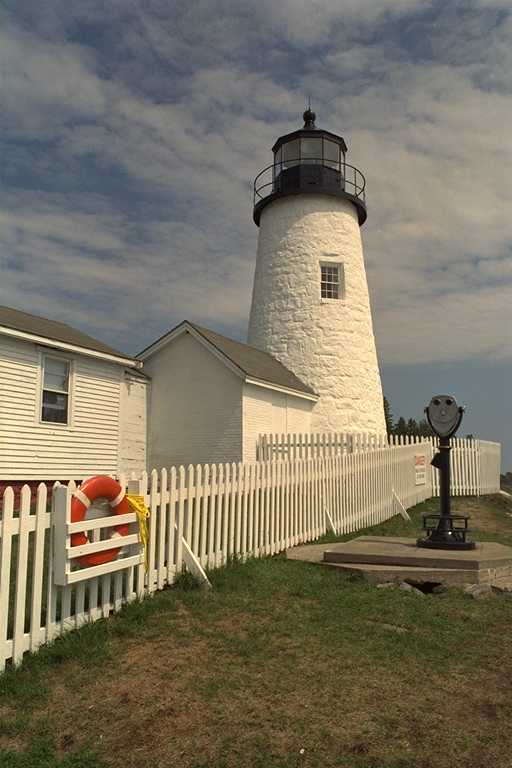
%> input picture Test/Raw Development/test.png, 512 x 768 px
$ octave cfa.m   (GNU Octave 9; MATLAB toolbox functions it lacks are replaced by stand-ins)
%> lines starting %> are read from the running program, lines starting %| are printed output that depends on the picture
%	Copyright (C) 2011-2014 G. Bajlekov
%
%    ImageFloat is free software: you can redistribute it and/or modify
%    it under the terms of the GNU General Public License as published by
%    the Free Software Foundation, either version 3 of the License, or
%    (at your option) any later version.
%
%    ImageFloat is distributed in the hope that it will be useful,
%    but WITHOUT ANY WARRANTY; without even the implied warranty of
%    MERCHANTABILITY or FITNESS FOR A PARTICULAR PURPOSE.  See the
%    GNU General Public License for more details.
%
%    You should have received a copy of the GNU General Public License
%    along with this program.  If not, see <http://www.gnu.org/licenses/>.


% interpolating CFA data
pkg load image

% load CFA data
%I = double(imread("img.pgm"));
%I = I(1101:1900, 1101:1900);

J = double(imread("test.png"));
%J = J(end/2-49:end/2+50, end/2-49:end/2+50, :);

x = size(J, 1);
%> x = 768
y = size(J, 2);
%> y = 512

r = [0 0; 0 1];
g1 = [0 1; 0 0];
g2 = [0 0; 1 0];
b = [1 0; 0 0];
global R = repmat(r, x/2, y/2)==1;
global G1 = repmat(g1, x/2, y/2)==1;
global G2 = repmat(g2, x/2, y/2)==1;
global B = repmat(b, x/2, y/2)==1;

I = [];
I = R.*J(:,:,1) + (G1+G2).*J(:,:,2) + B.*J(:,:,3);
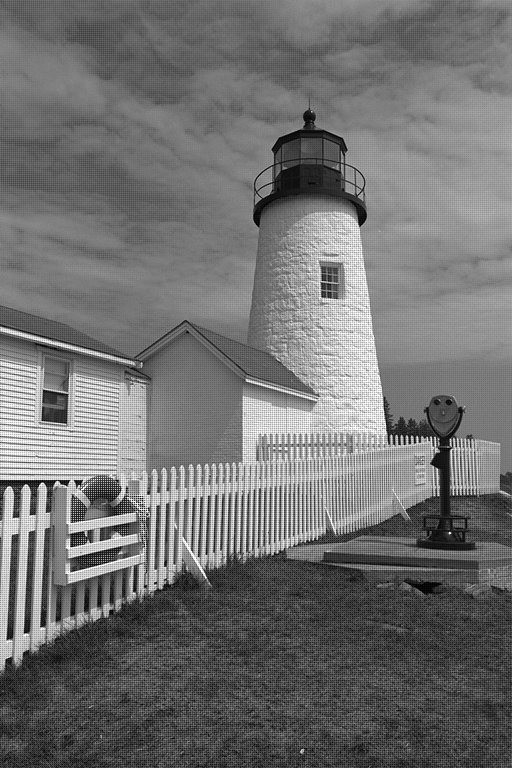
%> I: size 768x512 double; min 0, max 255, mean 113.1

%I(I>4015) = 4015;
%I = I - 64;
%I(I<0) = 0;

% [9 lines left out: function colorScale, not called in this run]

mult = [1.890625 1.000000 1.343750];
dl = [2.151794 0.940274 1.085084];

% [9 lines of commented-out code are left out]
rgb_xyz = [0.412453, 0.357580, 0.180423;
0.212671, 0.715160, 0.072169;
0.019334, 0.119193, 0.950227];

% matrix from xyz to camera, hardcoded, sensor-dependent
cam_xyz = [8453,-2198,-1092; -7609,15681,2008; -1725,2337,7824]/10000;
% constructing cam_rgb:
rgb_cam = (cam_xyz*rgb_xyz)';
%normalise
rgb_cam = rgb_cam./sum(rgb_cam);
%invert
cam_rgb = inverse(rgb_cam);
% matrix from camera to xyz
cam = cam_rgb*rgb_xyz';	% to XYZ
cam = cam_rgb;		% to RGB


% [27 lines of commented-out code are left out]
% [7 lines left out: function cleanChroma, not called in this run]
%o = cleanChroma(o, 3);

% 4 - Malvar-He-Cutler interpolation:
%GX = [
%      0 0 -1 0 0;
%      0 0 2 0 0;
%      -1 2 4 2 -1;
%      0 0 2 0 0;
%      0 0 -1 0 0
%      ]/8;
%XGR = [
%      0 0 1/2 0 0;
%      0 -1 0 -1 0;
%      -1 4 5 4 -1;
%      0 -1 0 -1 0;
%      0 0 1/2 0 0;
%      ]/8;
%XGC = [
%      0 0 -1 0 0;
%      0 -1 4 -1 0;
%      1/2 0 5 0 1/2;
%      0 -1 4 -1 0;
%      0 0 -1 0 0;
%      ]/8;
%RB = [
%      0 0 -3/2 0 0;
%      0 2 0 2 0;
%      -3/2 0 6 0 -3/2;
%      0 2 0 2 0;
%      0 0 -3/2 0 0;
%      ]/8;
%o = [];
%o(:,:,1) = I.*R + imfilter(I, XGR).*G2 + imfilter(I, XGC).*G1 + imfilter(I, RB).*B;
%o(:,:,2) = I.*(G1+G2) + imfilter(I, GX).*(R+B);
%o(:,:,3) = I.*B + imfilter(I, XGR).*G1 + imfilter(I, XGC).*G2 + imfilter(I, RB).*R;
%o = cleanChroma(o, 3);
%o = colorScale(o, cam);
%imwrite(o, "out_MHC.png");


% 5 - smooth hue transition:
%
% interpolate green channel as usual
% interpolate r-g and b-g channels to obtain missing R and G values
%o = [];
%G = imfilter(I.*(G1+G2), [0, .25, 0; .25, 1, .25; 0, .25, 0]);
%o(:,:,1) = imfilter((I-G).*R, [.25, .5, .25; .5, 1, .5; .25, .5, .25])+G;
%o(:,:,3) = imfilter((I-G).*B, [.25, .5, .25; .5, 1, .5; .25, .5, .25])+G;
%o(:,:,2) = G;
%G = [];
%o = colorScale(o, cam);
%imwrite(o, "out_HUE.png");


% 6 - Pixel Grouping
o = [];

% interpolate green channel along gradients
function o = ppg_green(I)
  global R
  global G1
  global G2
  global B

  x = size(I,1);
%> x = 768
  y = size(I,2);
%> y = 512

  DHG = [1 0 -1];
  DVG = [1 0 -1]';
  DEX = [0 0 1 0 -1];
  DSX = [0 0 1 0 -1]';
  DWX = [-1 0 1 0 0];
  DNX = [-1 0 1 0 0]';

  FN = [-1 3 1 1 0]'./4;
  FE = [0 1 1 3 -1]./4;
  FW = [-1 3 1 1 0]./4;
  FS = [0 1 1 3 -1]'./4;


  D(:,:,1) = abs(imfilter(I, DNX)).*2 + abs(imfilter(I, DVG));
  D(:,:,2) = abs(imfilter(I, DEX)).*2 + abs(imfilter(I, DHG));
  D(:,:,3) = abs(imfilter(I, DWX)).*2 + abs(imfilter(I, DHG));
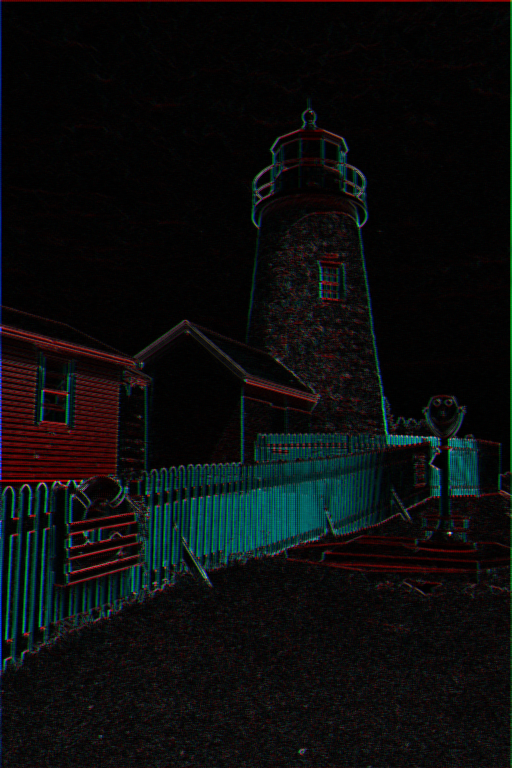
%> D: size 768x512x3 double; mean R, G, B 34.4, 39.7, 39.8; drawn with min black and max white
  D(:,:,4) = abs(imfilter(I, DSX)).*2 + abs(imfilter(I, DVG));
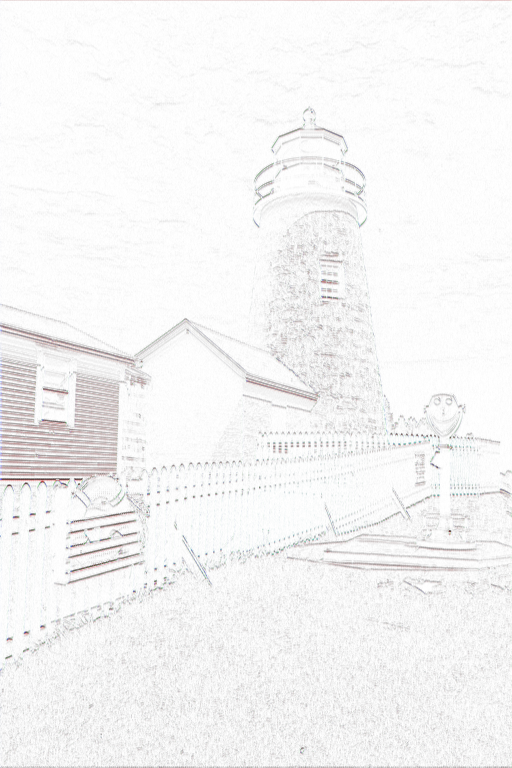
%> D: size 768x512x4 double; mean R, G, B, A 34.4, 39.7, 39.8, 34.1; transparent parts drawn white

  [Vmin, Dmin] = min(D, [], 3);
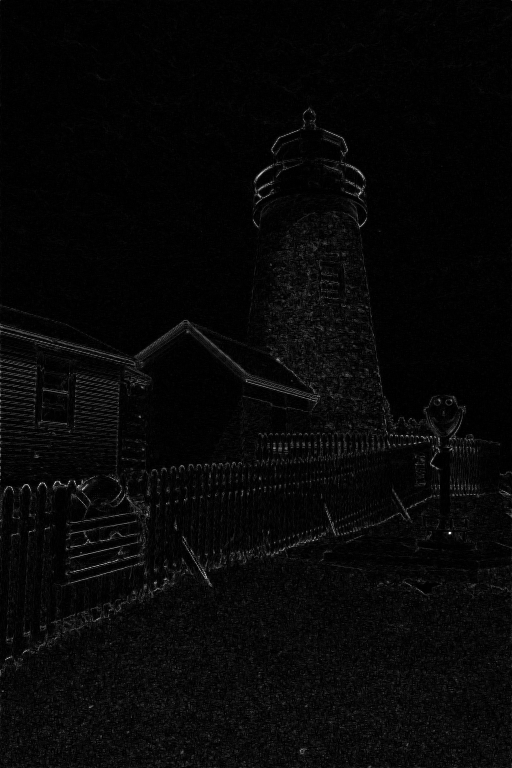
%> Vmin: size 768x512 double; min 0, max 452, mean 13.8; drawn with min black and max white
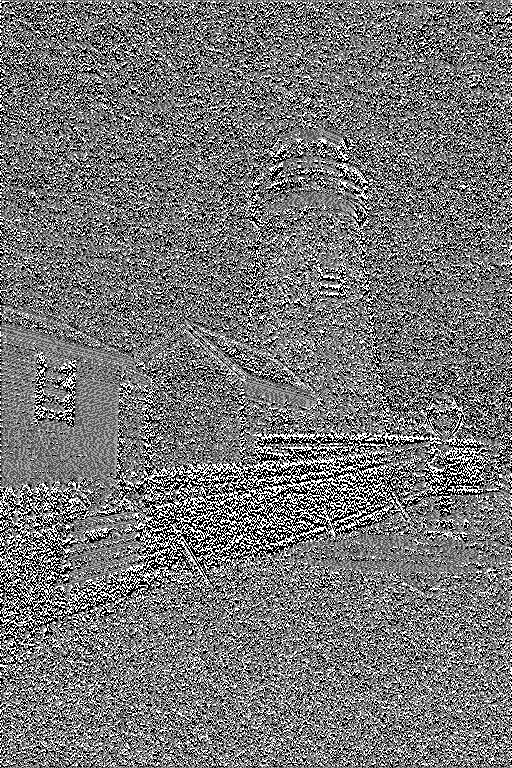
%> Dmin: size 768x512 double; min 1, max 4, mean 2.39; drawn with min black and max white
  Vmax = max(D, [], 3);
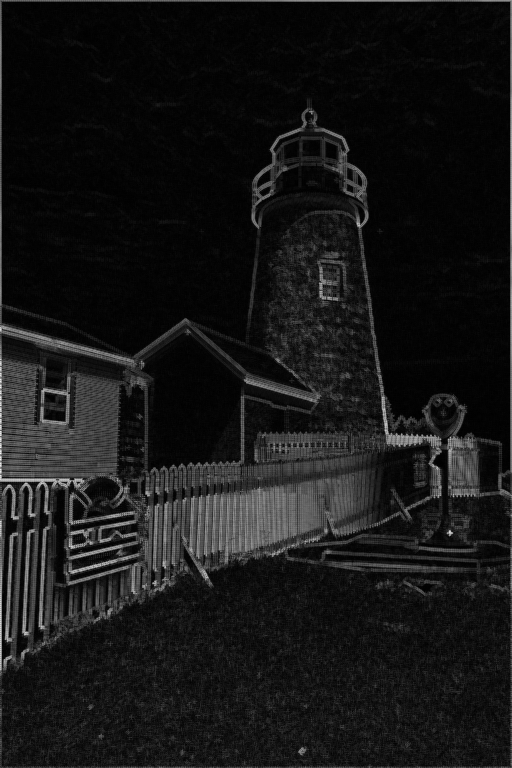
%> Vmax: size 768x512 double; min 0, max 765, mean 69.4; drawn with min black and max white
  thr = Vmin*1.5;

  V = [];
  V(:,:,1) = imfilter(I, FN);
  V(:,:,2) = imfilter(I, FE);
  V(:,:,3) = imfilter(I, FW);
%> V: size 768x512x3 double
  V(:,:,4) = imfilter(I, FS);
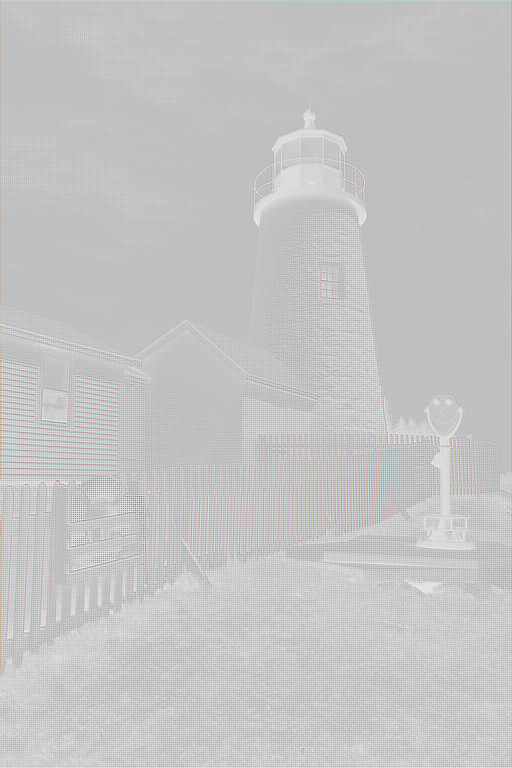
%> V: size 768x512x4 double; mean R, G, B, A 113, 113, 112.9, 113; transparent parts drawn white

  for xi = 1:x
    for yi = 1:y
      % minimum-based
      % o(xi, yi) = V(xi, yi, Dmin(xi, yi));

      % threshold-based
      thrFilt = D(xi, yi, :) <= thr(xi, yi);
      o(xi, yi) = sum(V(xi, yi, thrFilt))/sum(thrFilt);
    end
  end

  o = o.*(R+B) + I.*(G1+G2);
end

% [104 lines left out: functions hue_transit, r, r, not called in this run]


% apply to I:
o = [];
g = ppg_green(I);
disp("green done")
% possibly interchange green-estimating function, or make it average over multiple gradients for smoothness?
%> (the run ends here)
